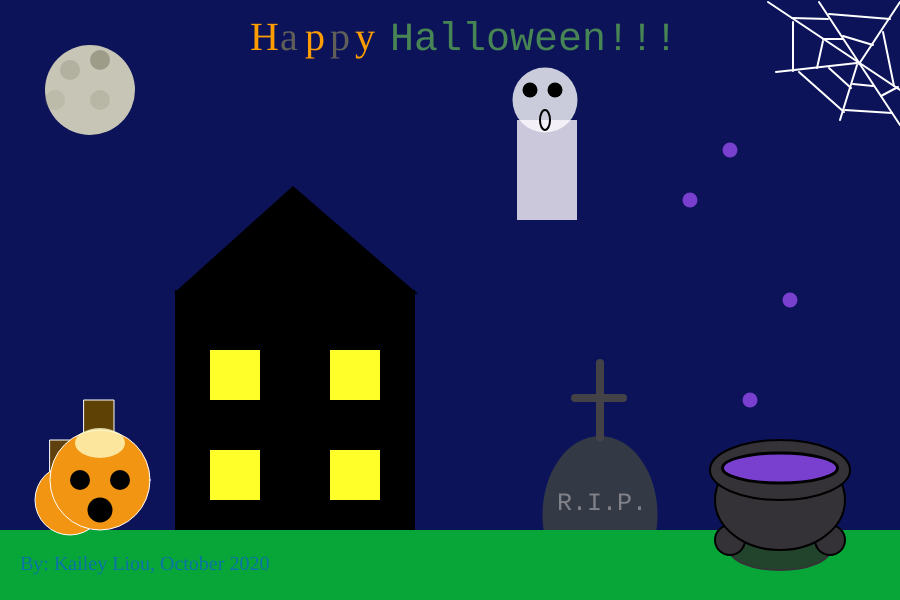
Frame 1 (no input)
Frame 60 (no input): identical to frame 1, image omitted
Frame 120 (the mouse pressed at the canvas centre since frame 60): identical to frame 1, image omitted

The p5.js sketch that drew this single still picture (run headless with seeded random() and noise() and a simulated clock; from frame 60 on, the mouse is pressed at the canvas centre):

// p5.js sketch
// ── sketch.js
function setup() {
  createCanvas(900,600);
}

function draw() {
  background(12,19,89);
  noStroke();
  noStroke(0);
  fill(63, 69, 64,200);
  ellipse(600,515,115,158);
  
  fill(8,166,56);
  rect(0,530,1000,300);

  stroke(255,255,255);
  strokeWeight(1);
     fill(94,65, 5);
  rect(84,400,30,50);
  fill(94,65,15);
  rect(50,440,20,40);
 
  strokeWeight(0);
   stroke(255,255,255);
  strokeWeight(1);
    fill(242,149,19,400);
  ellipse(70,500,70,70);
  fill(242,149,19,400);
  ellipse(100,480,100,100);

  noStroke();
  fill(250,247,207,200);
  ellipse(90,90,90,90);

  noStroke();
  fill(0);
  rect(175,290,240,240);
  
  noStroke();
  fill(255, 157, 0);
    textFont("serif");
  textSize(40);
  text("H",250,50);
 fill(97, 95, 90);
  textFont("serif");
  textSize(40);
  text("a",280,50);
   fill(255, 157, 0);
  textFont("serif");
  textSize(40);
  text("p",305,50);
     fill(97, 95, 90);
   textFont("serif");
  textSize(40);
  text("p",330,50);
     fill(255, 157, 0);
   textFont("serif");
  textSize(40);
  text("y",355,50);
     fill(72, 133, 84);
   textFont("monospace", 40);
  text("Halloween!!!", 390,50);
  
  fill(0,0,0);
  triangle(293,186,174,293,418,294);
  print(mouseX,mouseY); 
  
  
  fill(145, 144, 124,200);
  ellipse(100,60,20,20); 
   fill(145, 144, 124,100);
  ellipse(70,70,20,20); 
   fill(145, 144, 124,50);
  ellipse(55,100,20,20); 
   fill(145, 144, 124,70);
  ellipse(100,100,20,20); 
  
  fill(0,0,0);
ellipse(80,480,20,20);
ellipse(120,480,20,20);  
  fill(255, 251, 194,200);
  ellipse(100,443,50,30);
  
  fill(255,255,255,200);
  ellipse(545,100,65,65);
    fill(255,250,255,200);
  rect(517,120,60,100);
    
noStroke(0);
  fill(255, 255, 41);
  rect(210,350,50,50);
    rect(330,350,50,50);
    rect(330,450,50,50);
    rect(210,450,50,50);
  
  fill(0,0,0);
  ellipse(100,510,25,25);

fill(0,0,0);
  ellipse(530,90,15,15);
  ellipse(555,90,15,15);
  
  noFill(0);
  stroke(0,0,0);
  strokeWeight(2);
  ellipse(545,120,10,20);
  
  stroke(255,255,255);
  line(768,2,900,90);
  line(819,2,900,125);
  line(900,2,859,64);
  line(857,63,776,72);
  line(857,65,840,120);
  line(873,45,843,36);
  line(890,19,829,14);
  line(843,39,823,39);
  line(828,19,792,18);
  line(823,41,817,68);
  line(793,22,793,71);
  line(829,68,851,88);
  line(799,72,844,112);
  line(853,84,873,86);
  line(845,110,892,113);
  line(881,96,898,87);
  line(894,86, 883,32);
print(mouseX,mouseY);
  
noStroke(0);
  fill(13, 114, 168);
   textFont("Times", 20);
  text("By: Kailey Liou, October 2020",20,570);
 fill(129, 129, 138);
   textFont("Monospace", 25);
  text("R.I.P.",557,510);
 
  stroke(66, 66, 71);
  strokeWeight(8)
  line(600,438,600,363);
  line(575,398,623,398);

  noStroke(0);
  fill(121, 64, 207)
  ellipse(730,150,15,15);
   ellipse(690,200,15,15);
   ellipse(790,300,15,15);
   ellipse(750,400,15,15);
  
   stroke(52, 51, 54);
  strokeWeight(2);
  fill(42, 41, 43,200);
  ellipse(780,550,100,40);
  
  fill(52, 50, 54);
  stroke(0,0,0);
  strokeWeight(2);
  ellipse(730,540,30,30);
  ellipse(830,540,30,30);
  ellipse(780,500,130,100);
  ellipse(780,470,140,60);
  
  stroke(0,0,0);
  strokeWeight(3);
  fill(121, 64, 207,300)
  ellipse(780,468,115,30);
  }
